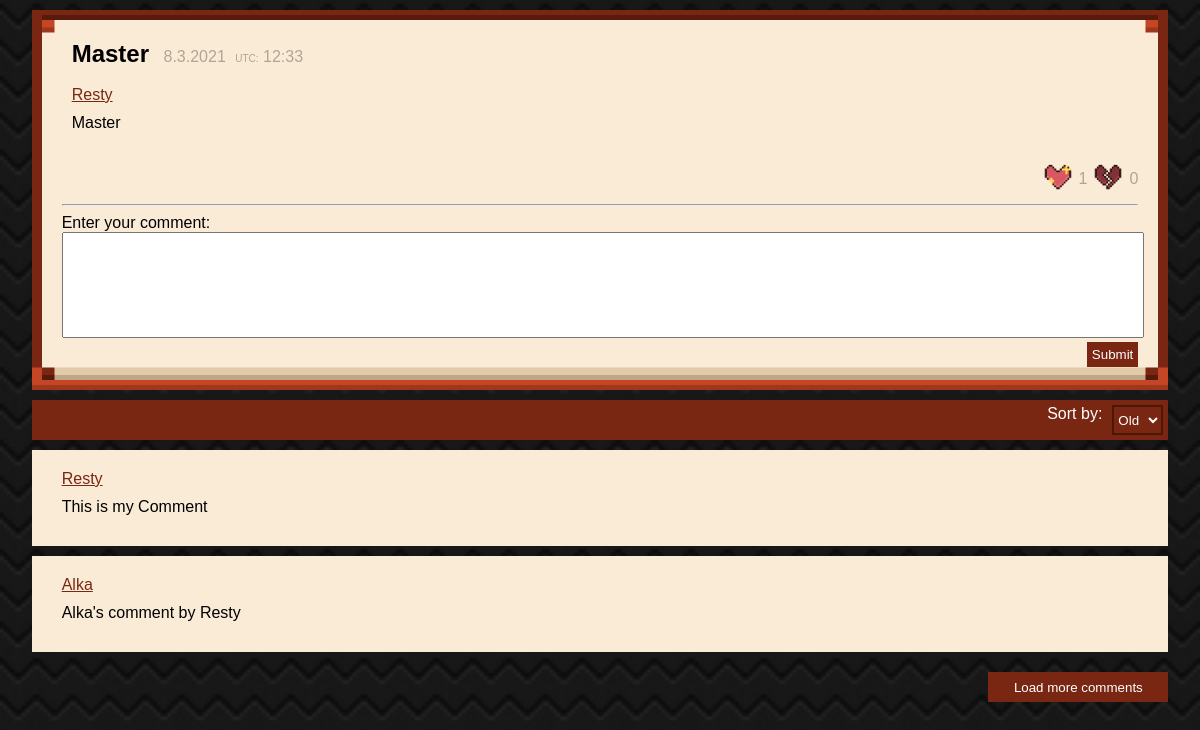
The app's page /team/nick/forum/message/?user=Resty&title=Master with its own data.
### team/models.py (models this page shows, shortened)
class forum(models.Model):
    user = models.CharField(max_length=255, default=' ')
    title = models.CharField(max_length=100, unique=False, blank=False, default='')
    message = models.CharField(max_length=255)
    tags = models.CharField(max_length=255)
    created_at = models.DateTimeField(auto_now_add=True)
    like = models.ManyToManyField(User, related_name='like', blank=True)
    dislike = models.ManyToManyField(User, related_name='dislike', blank=True)

class comment(models.Model):
    User = models.CharField(max_length=255, blank=True, unique=False)
    main_post_user = models.CharField(max_length=255, blank=True, unique=False)
    main_post_title = models.CharField(max_length=255, blank=True, unique=False)
    comments = models.CharField(max_length=255, blank=False, unique=False)
    created_at = models.DateTimeField(auto_now_add=True)

### team/views.py (the view, shortened to what this page needs)
# urls.py: path('team/nick/forum/message/', views.comment_view, name='comment'),
def comment_view(request):
    userget = request.GET.get('user')
    titleget = request.GET.get('title')
    form = commentform()
    if request.GET.get('user'):
        main_post_data = forum.objects.filter(user=userget, title=titleget)
        comment_data_old = comment.objects.filter(main_post_user=userget, main_post_title=titleget)
        comment_data_new = comment.objects.filter(main_post_user=userget, main_post_title=titleget).order_by(
            '-created_at')
    return render(request, 'nick/comment.html',
                  {'msg': main_post_data, 'comments_old': comment_data_old, 'comments_new': comment_data_new,
                   'form': form})

### team/forms.py
class commentform(forms.ModelForm):
    class Meta:
        model = comment
        fields = ['comments']
        widgets = {
            'comments': forms.Textarea(attrs={'id': 'commentInput'})
        }

### templates/nick/comment.html (shortened to what this page needs)
{% load static %}
<!DOCTYPE html>
<html>
    <head>
        <link rel="stylesheet" href={%  static 'css/nick/comment.css' %}>
    </head>
        <body>
            {% for data in msg %}
            <div class="post">
                <label style="font-size: 24px; padding: 10px; color: rgb(0, 0, 0);"><b>{{ data.title }}</b></label>
                <label id='date' style="color: rgb(179, 163, 149);">{{ data.created_at.day }}.{{ data.created_at.month }}.{{ data.created_at.year }}</label>
                <label style="font-size: 10px;color: rgb(179, 163, 149); padding-left: 5px;">UTC:</label>
                <label id='time' style="color: rgb(179, 163, 149);">{{ data.created_at.hour}}:{{ data.created_at.minute }}</label><br><br>
                <a href='/team/nick/forum/profile?user={{ data.user }}' style="float: none; padding: 10px;">{{  data.user }}</a>
                <span>{{ data.message }}</span><br>
                 <label style="float: right; color: rgb(179, 163, 149); margin-top: 10px;">{{ data.dislike.all.count }}</label>
                {% if request.user in data.like.all %}
                    <button id="lb" ><img class="icon" id='dislike' alt="dislike" src={% static 'img/nick/dislike.png' %}  ></button>
                {% else %}
                    {% if request.user in data.dislike.all %}
                        <form action="/team/nick/forum/message/?user={{ data.user }}&title={{ data.title }}" method="POST">
                        {% csrf_token %}
                        <button id="lb" name="undislike" value="undislike"><img class="icon" id='dislike' alt="dislike" type="submit" src={% static 'img/nick/dislike.png' %}  ></button>
                        </form>
                    {% else %}
                        <form action="/team/nick/forum/message/?user={{ data.user }}&title={{ data.title }}" method="POST">
                        <button id="lb" name="dislike" value="dislike"><img class="icon" id='dislike' alt="dislike" type="submit" src={% static 'img/nick/dislike.png' %}  ></button>
                        </form>
                    {% endif %}
                {% endif %}
                <label style="float: right; color: rgb(179, 163, 149); margin-top: 10px;">{{ data.like.all.count }}</label>
                {% if request.user in data.dislike.all %}
                    <button id="lb"><img class="icon" id='simplike' alt="like" src={% static 'img/nick/simplike.png' %}></button>
                {% else %}
                    {% if request.user in data.like.all %}
                        <form action="/team/nick/forum/message/?user={{ data.user }}&title={{ data.title }}" method="POST">
                        {% csrf_token %}
                        <button id="lb" name="unlike" value="unlike"><img class="icon" id='simplike' alt="like" src={% static 'img/nick/simplike.png' %} ></button>
                        </form>
                    {% else %}
                        <form action="/team/nick/forum/message/?user={{ data.user }}&title={{ data.title }}" method="POST">
                        <button id="lb" name="like" value="like"><img class="icon" id='simplike' alt="like" src={% static 'img/nick/simplike.png' %} ></button>
                        </form>
                    {% endif %}
                {% endif %}
                <br><br>
                <hr>
                <form method="POST" action="">
                <div id='enterComment'>
                    <label>Enter your comment:</label><br>
                    {{ form.comments }}<br>
                    <button type="submit" style="float: right;">Submit</button><br>
                </div>
                </form>
            </div>
            {% endfor %}
            <div id='filter'>
                <select id='sortList'>
                    <option id='old' value="old">Old</option>
                </select>
                    <label style="float: right; margin-right: 10px;">Sort by:</label>
            </div>
            <div class='oldCom'>
            {% for comment in comments_old %}
            <div id='comment'>
                <a href='/team/nick/forum/profile?user={{ comment.User }}' style=" float: left;margin-left:10px;">{{ comment.User }}</a><br>
                <span>{{ comment.comments }}</span>
            </div>
            {% endfor %}
            </div>
            <button id='loadMore'>Load more comments</button>
        </body>
</html>

### team/static/css/nick/comment.css (style rules this page uses)
.icon { width: 30px; height: 30px; }
#lb { width: 0px; height: 0px; border: none; background: #faebd7; float: right; margin-right: 30px; }
#loadMore { float: right; background-color:rgb(121, 39, 18); color: white; cursor: pointer; width: 180px; height: 30px; border: none; margin-top: 20px; margin-right: 2%; }
select#sortList { float: right; border: 2px rgb(77, 22, 8) solid; background-color: rgb(121, 39, 18); border-radius: 0px; color: white; height: 30px; outline: none; }
#filter { background-color:rgb(121, 39, 18); color: white; padding: 5px; margin-top: 10px; margin-left: 2%; margin-right: 2%; width: auto; height: 30px; }
#comment { background-color:#faebd7; padding: 20px; margin-top: 10px; margin-left: 2%; margin-right: 2%; width: auto; height: max-content; }
#enterComment { background-color:#faebd7; width: auto; height: max-content; }
#commentInput { resize: none; width: 100%; height: 100px; }
body { background-image: url("../../img/nick/patterndark.png"); background-size: 2000px; background-repeat: inherit; font-family: 'Gill Sans', 'Gill Sans MT', Calibri, 'Trebuchet MS', sans-serif; }
span { display: block; word-wrap: break-word; font-size: 16px; padding: 10px; }
button[type = submit] { background-color: rgb(121, 39, 18); border: none; padding: 5px; text-decoration: none; color: white; cursor: pointer; }
a { float: right; color: rgb(121, 39, 18); }
.post { background-color:#faebd7; border: 30px solid transparent; border-image: url('../../img/nick/darkthiccborder.png') 20% round; margin-left: 2%; margin-right: 2%; margin-top: 10px; width: auto; height: max-content; }

### records on screen
forum: title "Master", created_at.day "8", created_at.month "3", created_at.year "2021", created_at.hour "12", created_at.minute "33", user "Resty", message "Master", dislike.all.count "0", like.all.count "1"
comment: User "Resty", comments "This is my Comment"
comment: User "Alka", comments "Alka's comment by Resty"
